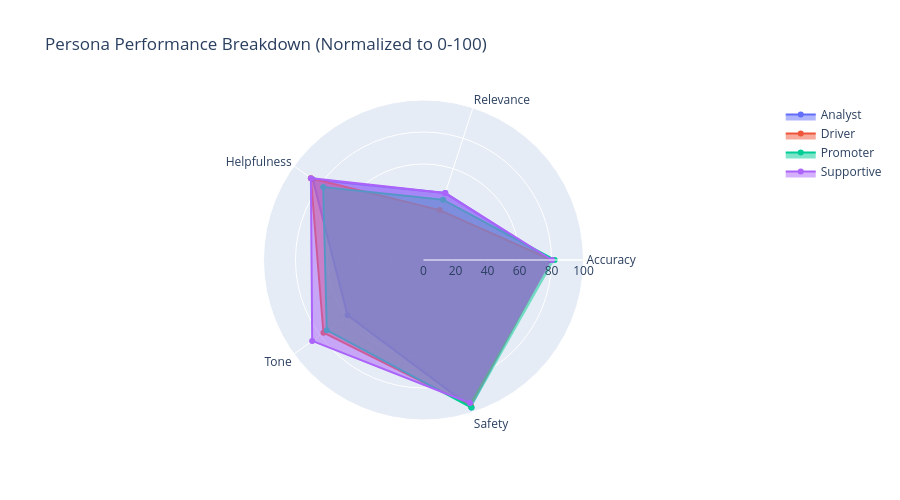

The notebook cell saved with this chart:
### Markdown cell above
### 5.3 Performance by Persona

### Code cell
# Normalize scores to 0-100 scale before creating radar chart
# (judge_* scores are out of 100, but weighted by max points: accuracy=30, relevance=25, etc.)

personas = df.groupby('persona').agg({
    'judge_accuracy': 'mean',
    'judge_relevance': 'mean',
    'judge_helpfulness': 'mean',
    'judge_tone': 'mean',
    'judge_safety': 'mean'
}).round(1)

# Normalize to 0-100 scale using the weights from the scoring system
weights = {
    'judge_accuracy': 30,
    'judge_relevance': 25,
    'judge_helpfulness': 20,
    'judge_tone': 15,
    'judge_safety': 10
}

normalized = personas.copy()
for col, max_points in weights.items():
    normalized[col] = (personas[col] / max_points * 100).round(1)

fig = go.Figure()

for persona in normalized.index:
    fig.add_trace(go.Scatterpolar(
        r=[normalized.loc[persona, 'judge_accuracy'],
           normalized.loc[persona, 'judge_relevance'],
           normalized.loc[persona, 'judge_helpfulness'],
           normalized.loc[persona, 'judge_tone'],
           normalized.loc[persona, 'judge_safety']],
        theta=['Accuracy', 'Relevance', 'Helpfulness', 
               'Tone', 'Safety'],
        fill='toself',
        name=persona.replace('the_', '').title()
    ))

fig.update_layout(
    polar=dict(radialaxis=dict(visible=True, range=[0, 100])),
    title='Persona Performance Breakdown (Normalized to 0-100)',
    height=500
)

fig.show()

### Figure 1 — Plotly figure (JSON) as saved in the notebook; plotly's stock layout.template omitted (floating-point values rounded to 4 significant figures)
{"data": [{"fill": "toself", "name": "Analyst", "r": [79.3, 44, 85.5, 58.7, 97], "theta": ["Accuracy", "Relevance", "Helpfulness", "Tone", "Safety"], "type": "scatterpolar"}, {"fill": "toself", "name": "Driver", "r": [80, 32.8, 87, 77.3, 96], "theta": ["Accuracy", "Relevance", "Helpfulness", "Tone", "Safety"], "type": "scatterpolar"}, {"fill": "toself", "name": "Promoter", "r": [82, 39.6, 77.5, 74.7, 97], "theta": ["Accuracy", "Relevance", "Helpfulness", "Tone", "Safety"], "type": "scatterpolar"}, {"fill": "toself", "name": "Supportive", "r": [80.3, 44, 87, 86, 94], "theta": ["Accuracy", "Relevance", "Helpfulness", "Tone", "Safety"], "type": "scatterpolar"}], "layout": {"height": 500, "polar": {"radialaxis": {"range": [0, 100], "visible": true}}, "title": {"text": "Persona Performance Breakdown (Normalized to 0-100)"}}}
